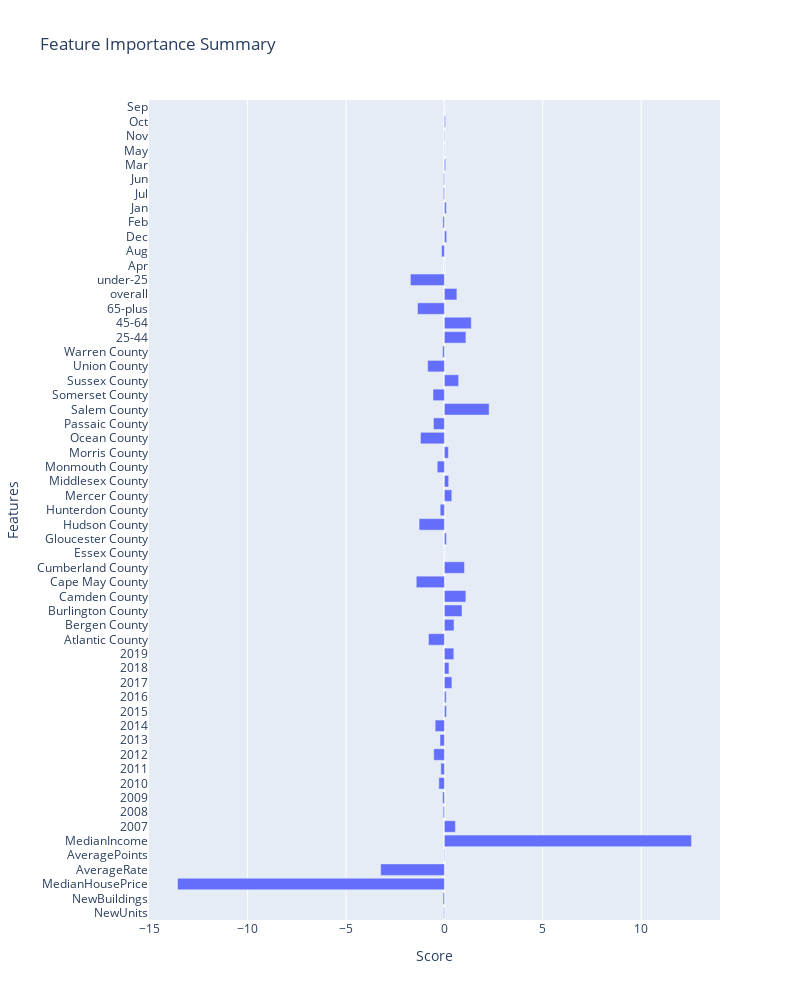

Notebook code cell kept with this figure:
### Code cell
# all columns ml feature importance

labels = labels.apply(pd.to_numeric)

X_train, X_test, y_train, y_test = train_test_split(all_ml, labels.values.ravel(),test_size=0.25,random_state=0)
all_ml_log = LogisticRegression(random_state=0,class_weight='balanced')
all_ml_log.fit(X_train,y_train)
y_pred = all_ml_log.predict(X_test)
print('Classification Report:\n',classification_report(y_test, y_pred))
importance = all_ml_log.coef_.flatten()
df = pd.DataFrame(importance,all_ml.columns)

# plotting
fig = px.bar(data_frame=importance, y=all_ml.columns, x=importance, orientation='h', width=800, height=1000,\
    title='Feature Importance Summary')
fig.update_layout(xaxis_title="Score",yaxis_title="Features",)
fig.show()

### Figure 1 — Plotly figure (JSON) as saved in the notebook; plotly's stock layout.template omitted (floating-point values rounded to 4 significant figures)
{"data": [{"alignmentgroup": "True", "hovertemplate": "x=%{x}<br>y=%{y}<extra></extra>", "legendgroup": "", "marker": {"color": "#636efa", "pattern": {"shape": ""}}, "name": "", "offsetgroup": "", "orientation": "h", "showlegend": false, "textposition": "auto", "type": "bar", "x": [-0.03022, -0.06599, -13.56, -3.237, -0.0215, 12.56, 0.5604, -0.06089, -0.08943, -0.2824, -0.18, -0.5403, -0.2224, -0.4691, 0.1034, 0.08987, 0.3812, 0.231, 0.4775, -0.81, 0.4888, 0.8949, 1.092, -1.429, 1.021, -0.004359, 0.1035, -1.286, -0.2132, 0.3764, 0.2166, -0.3643, 0.2032, -1.214, -0.5548, 2.273, -0.5776, 0.723, -0.8483, -0.09071, 1.092, 1.366, -1.367, 0.6346, -1.727, -0.007352, -0.1404, 0.1146, -0.07557, 0.09496, -0.05113, -0.03932, 0.06188, 0.009853, -0.01833, 0.04992, -0.0002999], "xaxis": "x", "y": ["NewUnits", "NewBuildings", "MedianHousePrice", "AverageRate", "AveragePoints", "MedianIncome", "2007", "2008", "2009", "2010", "2011", "2012", "2013", "2014", "2015", "2016", "2017", "2018", "2019", "Atlantic County", "Bergen County", "Burlington County", "Camden County", "Cape May County", "Cumberland County", "Essex County", "Gloucester County", "Hudson County", "Hunterdon County", "Mercer County", "Middlesex County", "Monmouth County", "Morris County", "Ocean County", "Passaic County", "Salem County", "Somerset County", "Sussex County", "Union County", "Warren County", "25-44", "45-64", "65-plus", "overall", "under-25", "Apr", "Aug", "Dec", "Feb", "Jan", "Jul", "Jun", "Mar", "May", "Nov", "Oct", "Sep"], "yaxis": "y"}], "layout": {"barmode": "relative", "height": 1000, "legend": {"tracegroupgap": 0}, "title": {"text": "Feature Importance Summary"}, "width": 800, "xaxis": {"anchor": "y", "domain": [0, 1], "title": {"text": "Score"}}, "yaxis": {"anchor": "x", "domain": [0, 1], "title": {"text": "Features"}}}}
